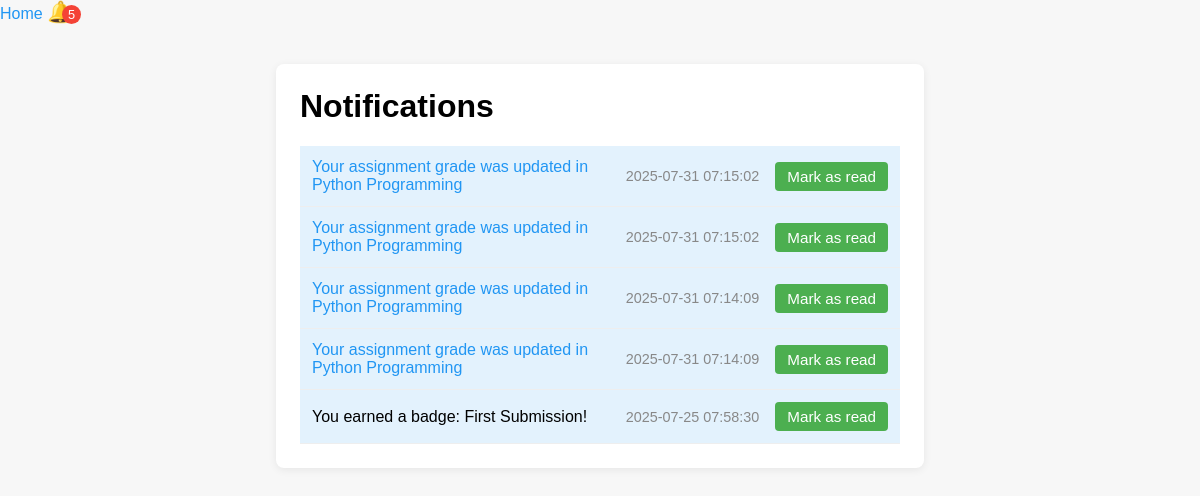
The app's page /notifications (signed in) with its own data.
### tables this page shows
CREATE TABLE notifications
             (id INTEGER PRIMARY KEY, user_id INTEGER, message TEXT, link TEXT, is_read INTEGER DEFAULT 0, created_at TIMESTAMP DEFAULT CURRENT_TIMESTAMP);

### app.py (the view)
@app.route('/notifications')
@login_required
def notifications():
    conn = sqlite3.connect('database.db')
    c = conn.cursor()
    c.execute('SELECT id, message, link, is_read, created_at FROM notifications WHERE user_id = ? ORDER BY created_at DESC', (current_user.id,))
    notifications = c.fetchall()
    c.execute('SELECT COUNT(*) FROM notifications WHERE user_id = ? AND is_read = 0', (current_user.id,))
    unread_notifications_count = c.fetchone()[0]
    conn.close()
    return render_template('notifications.html', notifications=notifications, unread_notifications_count=unread_notifications_count)

### app.py (called while the page is built, shortened)
@login_manager.user_loader
def load_user(user_id):
    conn = sqlite3.connect('database.db')
    c = conn.cursor()
    c.execute('SELECT id, username, role FROM users WHERE id = ?', (user_id,))
    user_data = c.fetchone()
    conn.close()
    if user_data:
        return User(user_data[0], user_data[1], user_data[2])
    return None

@app.context_processor
def inject_user_logo():
    return {'user_logo': None}

### templates/notifications.html (shortened to what this page needs)
<!DOCTYPE html>
<html lang="en">
<head>
</head>
<body>
    <nav>
        <a href="/">Home</a>
        <a href="/notifications" style="position:relative;">
            <span style="font-size:1.3em;">🔔</span>
            {% if unread_notifications_count and unread_notifications_count > 0 %}
                <span style="position:absolute;top:0;right:-8px;background:#f44336;color:white;border-radius:50%;padding:2px 6px;font-size:0.8em;">{{ unread_notifications_count }}</span>
            {% endif %}
        </a>
    </nav>
    <main>
        <h1>Notifications</h1>
        {% if notifications %}
            {% for n in notifications %}
                <div class="notification{% if not n[3] %} unread{% endif %}">
                    <div class="message">
                        {% if n[2] %}
                            <a href="{{ n[2] }}">{{ n[1] }}</a>
                        {% else %}
                            {{ n[1] }}
                        {% endif %}
                    </div>
                    <div class="created">{{ n[4] }}</div>
                    {% if not n[3] %}
                        <form method="POST" action="{{ url_for('mark_notification_read', notification_id=n[0]) }}" style="display:inline;">
                            <button type="submit" class="mark-read">Mark as read</button>
                        </form>
                    {% endif %}
                </div>
            {% endfor %}
        {% else %}
            <p>No notifications.</p>
        {% endif %}
    </main>
</body>
</html>

### templates/notifications.html (style rules this page uses)
body { font-family: Arial, sans-serif; background: #f7f7f7; margin: 0; padding: 0; }
main { max-width: 600px; margin: 40px auto; background: white; border-radius: 8px; box-shadow: 0 2px 8px rgba(0,0,0,0.07); padding: 24px; }
h1 { margin-top: 0; }
.notification { padding: 12px; border-bottom: 1px solid #eee; display: flex; align-items: center; }
.notification.unread { background: #e3f2fd; }
.message { flex: 1; }
.created { color: #888; font-size: 0.9em; margin-left: 12px; }
.mark-read { background: #4CAF50; color: white; border: none; border-radius: 4px; padding: 6px 12px; margin-left: 16px; cursor: pointer; font-size: 0.95em; }
a { color: #2196F3; text-decoration: none; }

### records on screen
notifications: message "Your assignment grade was updated in Python Programming", created_at "2025-07-31 07:15:02"
notifications: message "Your assignment grade was updated in Python Programming", created_at "2025-07-31 07:15:02"
notifications: message "Your assignment grade was updated in Python Programming", created_at "2025-07-31 07:14:09"
notifications: message "Your assignment grade was updated in Python Programming", created_at "2025-07-31 07:14:09"
notifications: message "You earned a badge: First Submission!", created_at "2025-07-25 07:58:30"

### other values on screen
{{ unread_notifications_count }} "5"
